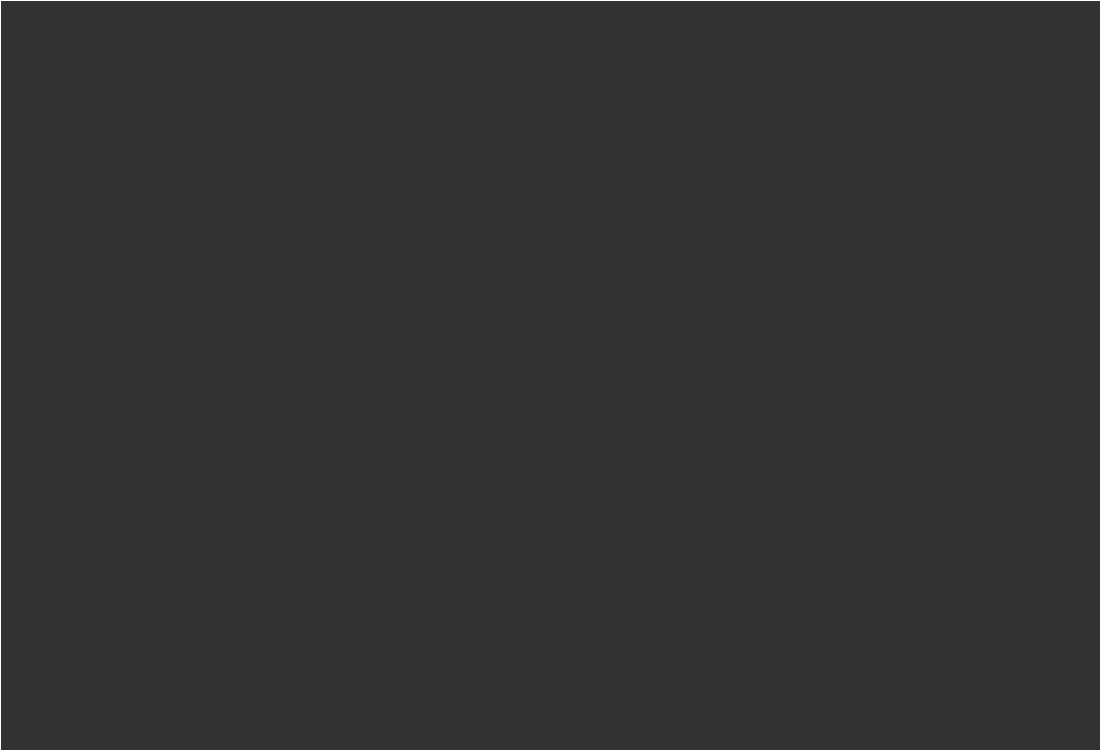
Frame 1 (no input)
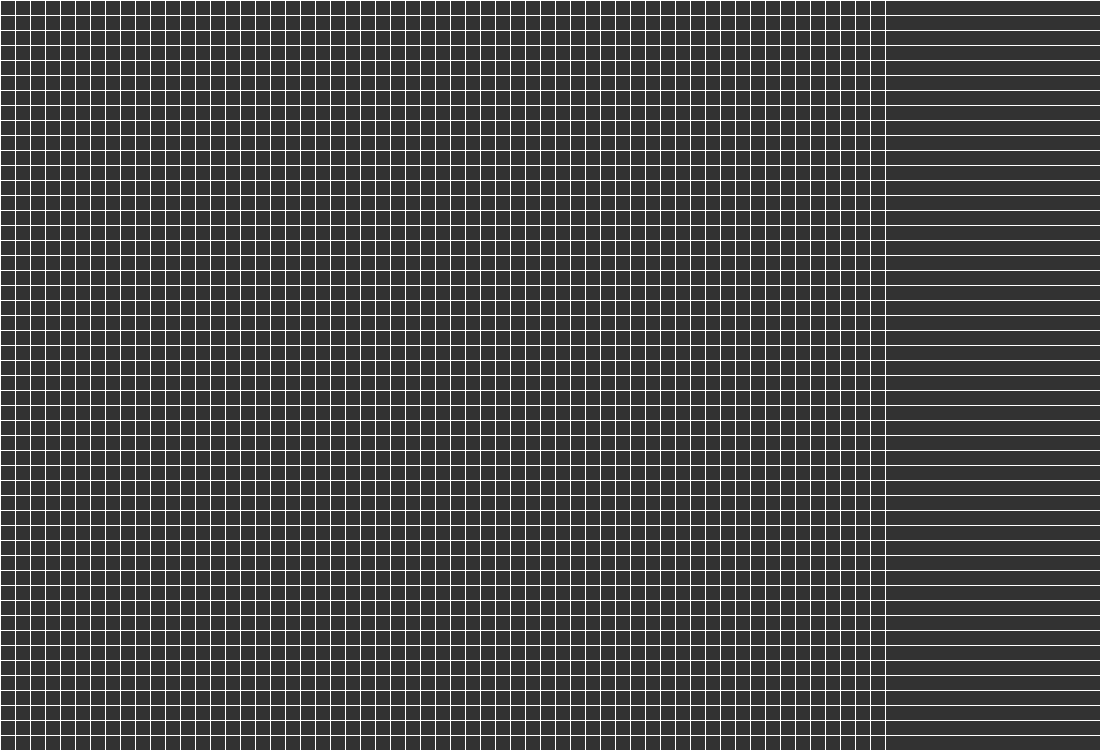
Frame 60 (the mouse pressed at the canvas centre just before this capture)
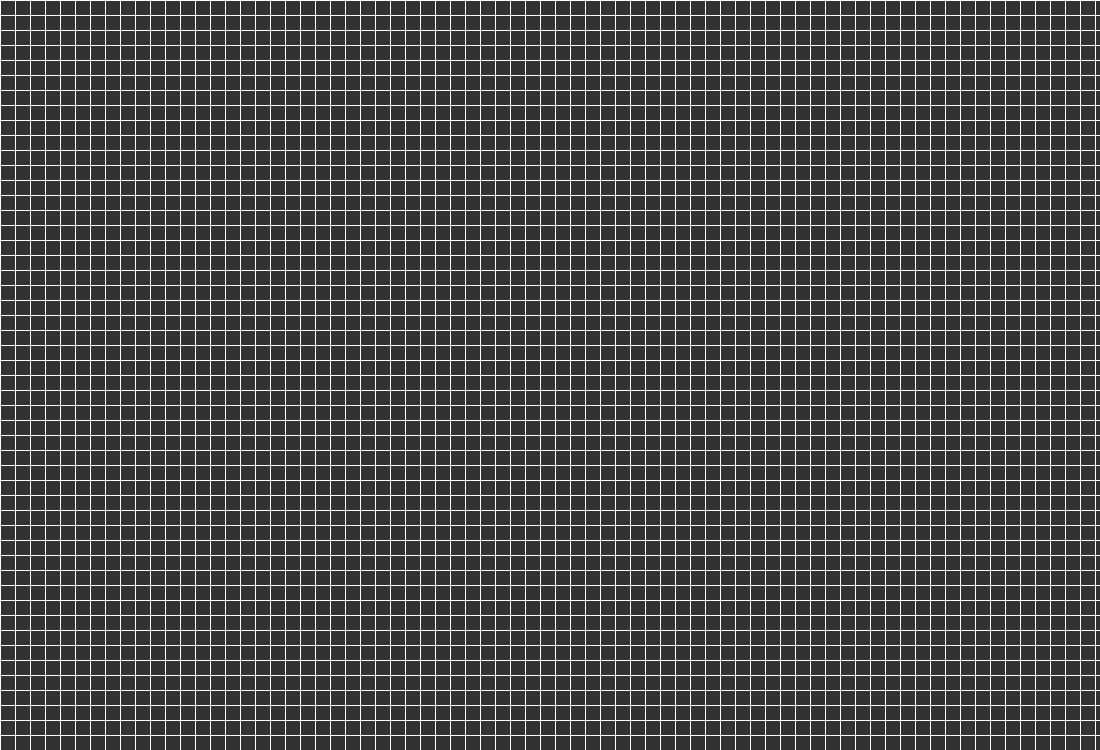
Frame 120 (the mouse held since frame 60 and released just before this capture)

The Processing sketch that drew these frames (run headless with seeded random() and noise(); from frame 60 on, the mouse is pressed at the canvas centre):

// Processing sketch: mazemaker
// ── mazemaker.pde
float row;
float column;


void setup(){
size(1100,750);
row = 0;
column = 0;
background(50);
}


void draw(){

stroke(255);
fill(0,255,0);
if (row < width){
line(row,0, row,height);
row=row+15;
println("row= " + row);
}

if (column < height){
line(0,column, width, column);
column = column + 15;
print("column= " + column);
}

}
